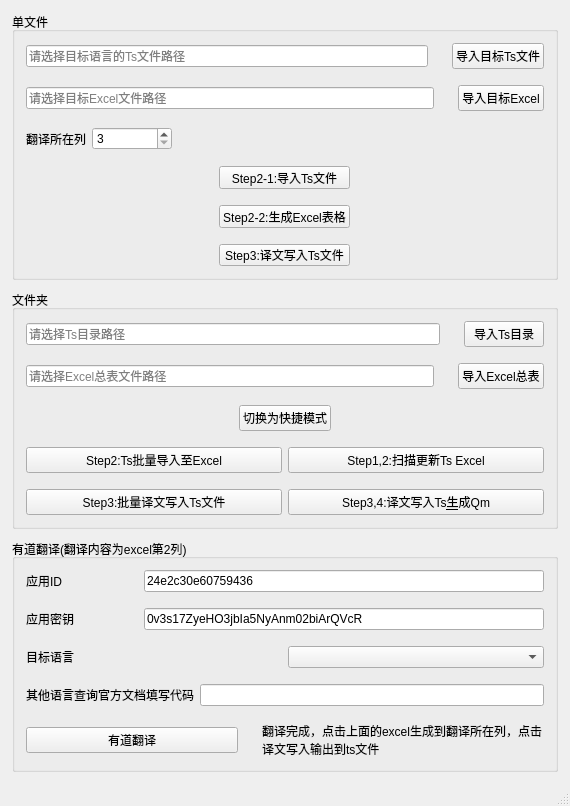
<?xml version="1.0" encoding="UTF-8"?>
<ui version="4.0">
 <class>MainWindow</class>
 <widget class="QMainWindow" name="MainWindow">
  <property name="geometry">
   <rect>
    <x>0</x>
    <y>0</y>
    <width>570</width>
    <height>481</height>
   </rect>
  </property>
  <property name="windowTitle">
   <string>MainWindow</string>
  </property>
  <widget class="QWidget" name="centralWidget">
   <layout class="QVBoxLayout" name="verticalLayout">
    <property name="spacing">
     <number>10</number>
    </property>
    <property name="margin">
     <number>12</number>
    </property>
    <item>
     <widget class="QGroupBox" name="groupBox">
      <property name="sizePolicy">
       <sizepolicy hsizetype="Preferred" vsizetype="Preferred">
        <horstretch>0</horstretch>
        <verstretch>0</verstretch>
       </sizepolicy>
      </property>
      <property name="title">
       <string>单文件</string>
      </property>
      <layout class="QVBoxLayout" name="verticalLayout_2">
       <property name="spacing">
        <number>16</number>
       </property>
       <item>
        <layout class="QHBoxLayout" name="horizontalLayout">
	 <property name="spacing">
	  <number>24</number>
	 </property>
	 <item>
	  <widget class="QLineEdit" name="tsPathEdit">
	   <property name="text">
	    <string/>
	   </property>
	   <property name="placeholderText">
	    <string>请选择目标语言的Ts文件路径</string>
	   </property>
	  </widget>
	 </item>
	 <item>
	  <widget class="QPushButton" name="tsLookBtn">
	   <property name="text">
	    <string>导入目标Ts文件</string>
	   </property>
	  </widget>
	 </item>
	</layout>
       </item>
       <item>
        <layout class="QHBoxLayout" name="horizontalLayout_2">
	 <property name="spacing">
	  <number>24</number>
	 </property>
	 <item>
	  <widget class="QLineEdit" name="excelPathEdit">
	   <property name="text">
	    <string/>
	   </property>
	   <property name="placeholderText">
	    <string>请选择目标Excel文件路径</string>
	   </property>
	  </widget>
	 </item>
	 <item>
	  <widget class="QPushButton" name="excelLookBtn">
	   <property name="text">
	    <string>导入目标Excel</string>
	   </property>
	  </widget>
	 </item>
	</layout>
       </item>
       <item>
        <layout class="QHBoxLayout" name="horizontalLayout_4">
	 <item>
	  <widget class="QLabel" name="label_2">
	   <property name="text">
	    <string>翻译所在列</string>
	   </property>
	  </widget>
	 </item>
	 <item>
	  <widget class="QSpinBox" name="transSpinBox">
	   <property name="sizePolicy">
	    <sizepolicy hsizetype="Minimum" vsizetype="Fixed">
	     <horstretch>0</horstretch>
	     <verstretch>0</verstretch>
	    </sizepolicy>
	   </property>
	   <property name="minimumSize">
	    <size>
	     <width>80</width>
	     <height>0</height>
	    </size>
	   </property>
	   <property name="minimum">
	    <number>3</number>
	   </property>
	  </widget>
	 </item>
	 <item>
	  <spacer name="horizontalSpacer">
	   <property name="orientation">
	    <enum>Qt::Horizontal</enum>
	   </property>
	   <property name="sizeHint" stdset="0">
	    <size>
	     <width>40</width>
	     <height>20</height>
	    </size>
	   </property>
	  </spacer>
	 </item>
	</layout>
       </item>
       <item>
        <layout class="QVBoxLayout" name="verticalLayout_buttons">
	 <property name="spacing">
	  <number>16</number>
	 </property>
	 <property name="alignment">
	  <set>Qt::AlignHCenter</set>
	 </property>
	 <item>
	  <widget class="QPushButton" name="tsImportBtn">
	   <property name="text">
	    <string>Step2-1:导入Ts文件</string>
	   </property>
	  </widget>
	 </item>
	 <item>
	  <widget class="QPushButton" name="generateBtn">
	   <property name="text">
	    <string>Step2-2:生成Excel表格</string>
	   </property>
	  </widget>
	 </item>
	 <item>
	  <widget class="QPushButton" name="tsUpdateBtn">
	   <property name="text">
	    <string>Step3:译文写入Ts文件</string>
	   </property>
	  </widget>
	 </item>
	</layout>
       </item>
      </layout>
     </widget>
    </item>
    <item>
     <widget class="QGroupBox" name="groupBox_3">
      <property name="sizePolicy">
       <sizepolicy hsizetype="Preferred" vsizetype="Preferred">
        <horstretch>0</horstretch>
        <verstretch>0</verstretch>
       </sizepolicy>
      </property>
      <property name="title">
       <string>文件夹</string>
      </property>
      <layout class="QVBoxLayout" name="verticalLayout_3">
       <property name="spacing">
        <number>16</number>
       </property>
       <item>
        <layout class="QHBoxLayout" name="horizontalLayout_5">
	 <property name="spacing">
	  <number>24</number>
	 </property>
	 <item>
	  <widget class="QLineEdit" name="tsDirEdit">
	   <property name="text">
	    <string/>
	   </property>
	   <property name="placeholderText">
	    <string>请选择Ts目录路径</string>
	   </property>
	  </widget>
	 </item>
	 <item>
	  <widget class="QPushButton" name="tsDirLookBtn">
	   <property name="text">
	    <string>导入Ts目录</string>
	   </property>
	  </widget>
	 </item>
	</layout>
       </item>
       <item>
        <layout class="QHBoxLayout" name="horizontalLayout_6">
	 <property name="spacing">
	  <number>24</number>
	 </property>
	 <item>
	  <widget class="QLineEdit" name="excelDirEdit">
	   <property name="text">
	    <string/>
	   </property>
	   <property name="placeholderText">
	    <string>请选择Excel总表文件路径</string>
	   </property>
	  </widget>
	 </item>
	 <item>
	  <widget class="QPushButton" name="excelDirBtn">
	   <property name="text">
	    <string>导入Excel总表</string>
	   </property>
	  </widget>
	 </item>
	</layout>
       </item>
       <item>
        <layout class="QVBoxLayout" name="verticalLayout_batch_buttons">
	 <property name="spacing">
	  <number>16</number>
	 </property>
	 <property name="alignment">
	  <set>Qt::AlignHCenter</set>
	 </property>
	 <item>
	  <layout class="QHBoxLayout" name="horizontalLayout_quickMode">
	   <item>
	    <spacer name="horizontalSpacer_quickMode_left">
	     <property name="orientation">
	      <enum>Qt::Horizontal</enum>
	     </property>
	     <property name="sizeHint" stdset="0">
	      <size>
	       <width>40</width>
	       <height>20</height>
	      </size>
	     </property>
	    </spacer>
	   </item>
	   <item>
	    <widget class="QPushButton" name="quickModeBtn">
	     <property name="text">
	      <string>切换为快捷模式</string>
	     </property>
	    </widget>
	   </item>
	   <item>
	    <spacer name="horizontalSpacer_quickMode_right">
	     <property name="orientation">
	      <enum>Qt::Horizontal</enum>
	     </property>
	     <property name="sizeHint" stdset="0">
	      <size>
	       <width>40</width>
	       <height>20</height>
	      </size>
	     </property>
	    </spacer>
	   </item>
	  </layout>
	 </item>
	 <item>
	  <layout class="QHBoxLayout" name="horizontalLayout_batch_row1">
	   <item>
	    <widget class="QPushButton" name="generateBtn_2">
	     <property name="text">
	      <string>Step2:Ts批量导入至Excel</string>
	     </property>
	    </widget>
	   </item>
	   <item>
	    <widget class="QPushButton" name="scanUpdateBtn">
	     <property name="text">
	      <string>Step1,2:扫描更新Ts Excel</string>
	     </property>
	    </widget>
	   </item>
	  </layout>
	 </item>
	 <item>
	  <layout class="QHBoxLayout" name="horizontalLayout_batch_row2">
	   <item>
	    <widget class="QPushButton" name="tsUpdateBtn_2">
	     <property name="text">
	      <string>Step3:批量译文写入Ts文件</string>
	     </property>
	    </widget>
	   </item>
	   <item>
	    <widget class="QPushButton" name="writeTsGenQmBtn">
	     <property name="text">
	      <string>Step3,4:译文写入Ts&amp;生成Qm</string>
	     </property>
	    </widget>
	   </item>
	  </layout>
	 </item>
	</layout>
       </item>
      </layout>
     </widget>
    </item>
    <item>
     <widget class="QGroupBox" name="groupBox_2">
      <property name="sizePolicy">
       <sizepolicy hsizetype="Preferred" vsizetype="Preferred">
        <horstretch>0</horstretch>
        <verstretch>0</verstretch>
       </sizepolicy>
      </property>
      <property name="title">
       <string>有道翻译(翻译内容为excel第2列)</string>
      </property>
      <layout class="QGridLayout" name="gridLayout">
       <property name="verticalSpacing">
        <number>16</number>
       </property>
       <property name="horizontalSpacing">
        <number>24</number>
       </property>
       <item row="0" column="0">
        <widget class="QLabel" name="youdaoAppIdLabel">
	 <property name="text">
	  <string>应用ID</string>
	 </property>
	</widget>
       </item>
       <item row="0" column="1" colspan="4">
        <widget class="QLineEdit" name="youdaoAppIdlineEdit">
	 <property name="text">
	  <string>24e2c30e60759436</string>
	 </property>
	</widget>
       </item>
       <item row="1" column="0">
        <widget class="QLabel" name="youdaoKeyLabel">
	 <property name="text">
	  <string>应用密钥</string>
	 </property>
	</widget>
       </item>
       <item row="1" column="1" colspan="4">
        <widget class="QLineEdit" name="youdaoKeylineEdit">
	 <property name="text">
	  <string>0v3s17ZyeHO3jbIa5NyAnm02biArQVcR</string>
	 </property>
	</widget>
       </item>
       <item row="2" column="0" colspan="5">
        <layout class="QVBoxLayout" name="verticalLayout_lang">
	 <property name="spacing">
	  <number>16</number>
	 </property>
	 <item>
	  <layout class="QHBoxLayout" name="horizontalLayout_lang">
	   <item>
	    <widget class="QLabel" name="youdaoDstLabel">
	     <property name="text">
	      <string>目标语言</string>
	     </property>
	    </widget>
	   </item>
	   <item>
	    <widget class="QComboBox" name="comboBox"/>
	   </item>
	  </layout>
	 </item>
	 <item>
	  <layout class="QHBoxLayout" name="horizontalLayout_other">
	   <item>
	    <widget class="QLabel" name="youdaoDstLabel_2">
	     <property name="text">
	      <string>其他语言查询官方文档填写代码</string>
	     </property>
	    </widget>
	   </item>
	   <item>
	    <widget class="QLineEdit" name="otherLineEdit"/>
	   </item>
	  </layout>
	 </item>
	</layout>
       </item>
       <item row="3" column="0" colspan="2">
        <widget class="QPushButton" name="translateBtn">
	 <property name="text">
	  <string>有道翻译</string>
	 </property>
	</widget>
       </item>
       <item row="3" column="2" colspan="3">
        <widget class="QLabel" name="youdaoTipLabel">
	 <property name="text">
	  <string>翻译完成，点击上面的excel生成到翻译所在列，点击译文写入输出到ts文件</string>
	 </property>
	 <property name="wordWrap">
	  <bool>true</bool>
	 </property>
	</widget>
       </item>
      </layout>
     </widget>
    </item>
   </layout>
  </widget>
  <widget class="QStatusBar" name="statusBar"/>
 </widget>
 <layoutdefault spacing="6" margin="11"/>
 <resources/>
 <connections/>
</ui>
